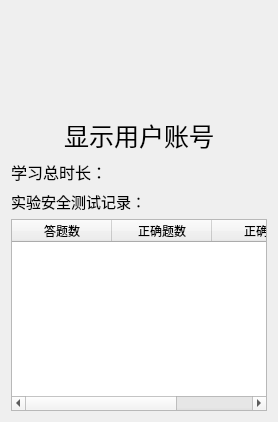
            <widget class="QWidget" name="mine">
             <property name="styleSheet">
              <string notr="true"/>
             </property>
             <attribute name="title">
              <string>我的</string>
             </attribute>
             <layout class="QGridLayout" name="gridLayout_6">
              <item row="0" column="0">
               <layout class="QVBoxLayout" name="verticalLayout_6" stretch="1,3,3,0,25">
                <item>
                 <widget class="QLabel" name="label">
                  <property name="sizePolicy">
                   <sizepolicy hsizetype="Expanding" vsizetype="Preferred">
                    <horstretch>0</horstretch>
                    <verstretch>0</verstretch>
                   </sizepolicy>
                  </property>
                  <property name="minimumSize">
                   <size>
                    <width>0</width>
                    <height>100</height>
                   </size>
                  </property>
                  <property name="maximumSize">
                   <size>
                    <width>16777215</width>
                    <height>198</height>
                   </size>
                  </property>
                  <property name="contextMenuPolicy">
                   <enum>Qt::DefaultContextMenu</enum>
                  </property>
                  <property name="styleSheet">
                   <string notr="true">image: url(:/icons/user.png);</string>
                  </property>
                  <property name="text">
                   <string/>
                  </property>
                  <property name="scaledContents">
                   <bool>false</bool>
                  </property>
                 </widget>
                </item>
                <item>
                 <widget class="QLabel" name="label_id">
                  <property name="font">
                   <font>
                    <pointsize>19</pointsize>
                   </font>
                  </property>
                  <property name="text">
                   <string>显示用户账号</string>
                  </property>
                  <property name="scaledContents">
                   <bool>false</bool>
                  </property>
                  <property name="alignment">
                   <set>Qt::AlignCenter</set>
                  </property>
                 </widget>
                </item>
                <item>
                 <widget class="QLabel" name="label_time">
                  <property name="font">
                   <font>
                    <pointsize>12</pointsize>
                   </font>
                  </property>
                  <property name="styleSheet">
                   <string notr="true"/>
                  </property>
                  <property name="text">
                   <string>学习总时长：</string>
                  </property>
                 </widget>
                </item>
                <item>
                 <widget class="QLabel" name="label_2">
                  <property name="font">
                   <font>
                    <pointsize>11</pointsize>
                   </font>
                  </property>
                  <property name="text">
                   <string>实验安全测试记录：</string>
                  </property>
                 </widget>
                </item>
                <item>
                 <widget class="QTableWidget" name="table_result">
                  <column>
                   <property name="text">
                    <string>答题数</string>
                   </property>
                  </column>
                  <column>
                   <property name="text">
                    <string>正确题数</string>
                   </property>
                  </column>
                  <column>
                   <property name="text">
                    <string>正确率</string>
                   </property>
                  </column>
                 </widget>
                </item>
               </layout>
              </item>
             </layout>
            </widget>
